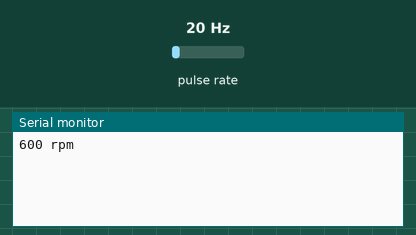
Simulated run of this program. Board: Arduino Uno, built with avr-gcc and run on an emulated ATmega328P. Parts: the last lines printed to the serial monitor. Wiring (inferred from the names in the program): pulse sensor: data pin 2. The test bench sets the inputs (shaded band); at power-on: pulse rate 20 Hz.

Above: at 1.2 s.
1.3 s: pulse rate (sensor on pin 2) set to 4 Hz
At 2.6 s:
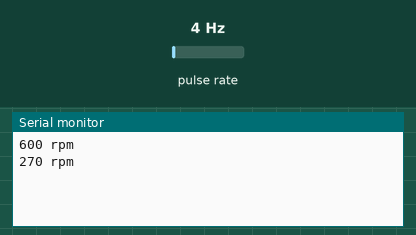
2.8 s: pulse rate (sensor on pin 2) set to 50 Hz
At 3.7 s:
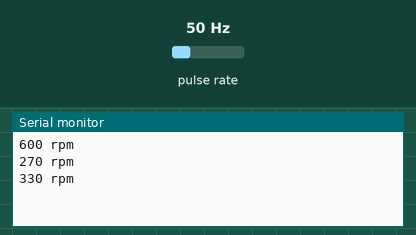
Timing chart, 0 to 5.8 s (numbered marks = the images above; inputs shaded):
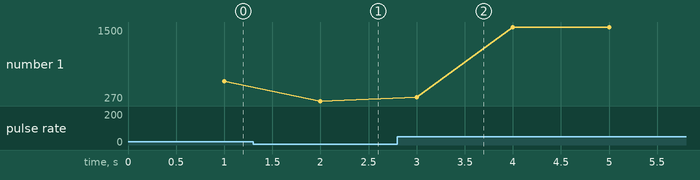

Measured:
- after the input at 1.3 s, the serial monitor: prints a new line after 0.70 s (image 1)
- after the input at 2.8 s, the serial monitor: prints a new line after 0.20 s (image 2)
- plotted number 1: 600 → 270 after the input at 1.3 s, 270 → 1500 after the input at 2.8 s

The program:

main.cpp
```cpp
/*
 * project based on www.theorycircuit.com
 * code by Crenn from http://thebestcasescenario.com thank you!
 */

#include <Arduino.h>

//Varibles used for calculations
int NbTopsFan, Calc;

//The pin location of the sensor
int hallsensor = 2;
typedef struct {
  //Defines the structure for multiple fans and
  //their dividers
  char fantype;
  unsigned int fandiv;
} fanspec;

//Definitions of the fans
//This is the varible used to select the fan and it's divider,
//set 1 for unipole hall effect sensor
//and 2 for bipole hall effect sensor
fanspec fanspace[3]={{0,1},{1,2},{2,8}};
uint8_t fan = 1;

//This is the function that the interupt calls
void rpm() {
  NbTopsFan++;
}

void setup() {
  pinMode(hallsensor, INPUT);
  Serial.begin(9600);
  attachInterrupt(0, rpm, RISING);
}

void loop () {
  NbTopsFan = 0;  //Set NbTops to 0 ready for calculations
  sei();  //Enables interrupts
  delay(1000);
  cli();  //Disable interrupts

  //Times NbTopsFan (which is apprioxiamately the fequency the fan
  //is spinning at) by 60 seconds before dividing by the fan's divider
  Calc = ((NbTopsFan * 60)/fanspace[fan].fandiv);

  Serial.print(Calc, DEC);
  Serial.print(" rpm\r\n");
}
```
